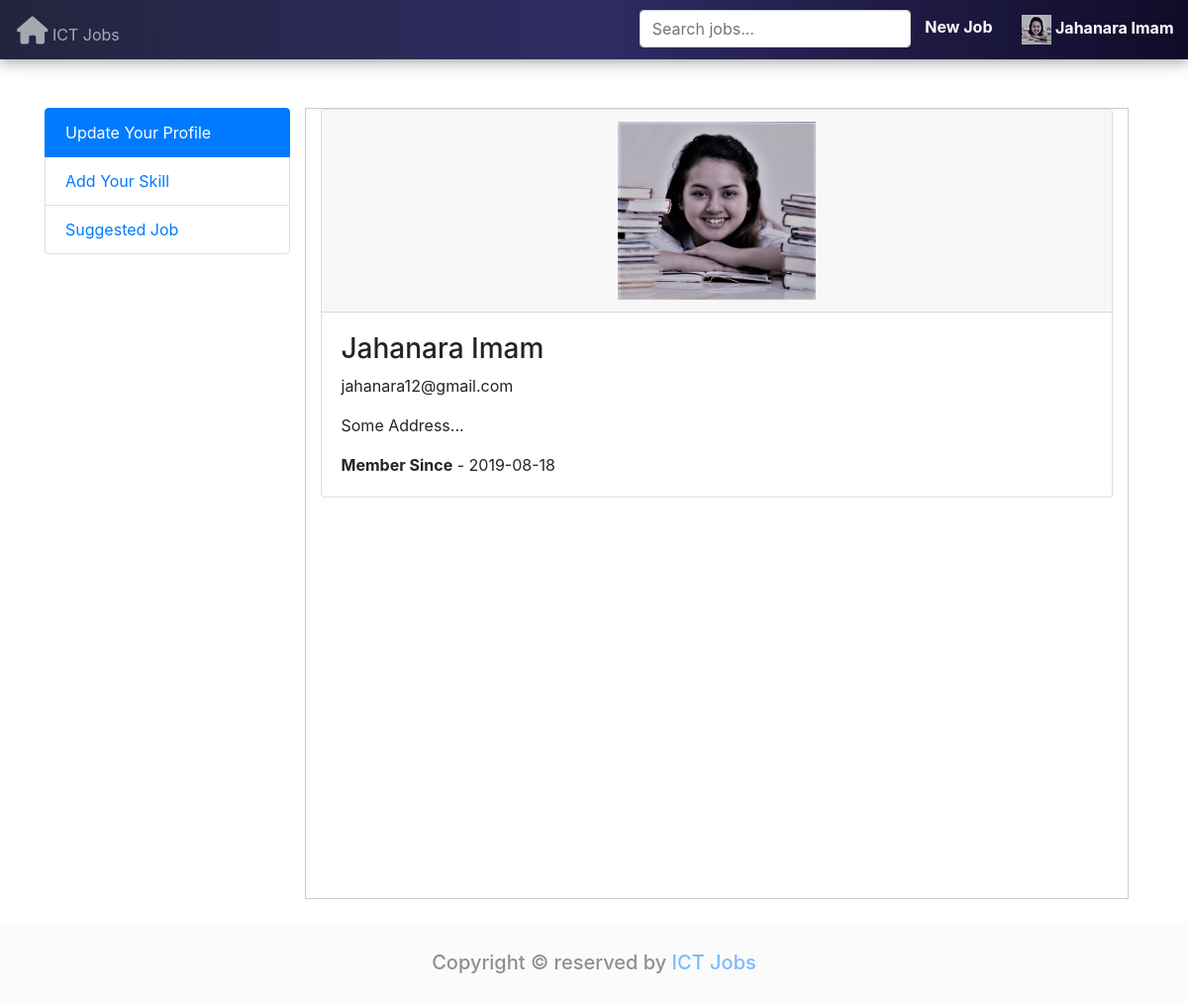
/myjobs/my-profile.php (signed in), run on the app's committed database.
### tables this page shows
CREATE TABLE `job_seekers` (
  `JobSeekerId` int(11) NOT NULL,
  `FirstName` varchar(300) NOT NULL,
  `LastName` varchar(300) NOT NULL,
  `Email` varchar(300) NOT NULL,
  `Address` varchar(300) NOT NULL,
  `Password` varchar(100) NOT NULL,
  `PhoneNo` varchar(300) NOT NULL,
  `ImageUrl` varchar(300) NOT NULL,
  `ActiveStatus` tinyint(1) NOT NULL,
  `CreationDate` date NOT NULL,
  `Gender` varchar(10) NOT NULL,
  `CVPath` varchar(500) NOT NULL
);

### Classes/database.php (called while the page is built, shortened)
<?php
class DB{
    public function __construct()
    {
        $servername = "localhost";
        $username = "root";
        $password = "";
        $dbname = "ict_job_db";
        $this->conn = new mysqli($servername, $username, $password, $dbname);
    }
}

### Classes/user.php (called while the page is built, shortened)
<?php
$dbPath1 = 'Classes/database.php';
if(!file_exists($dbPath1)){
    include_once '../Classes/database.php';
}
class User extends DB{
    public function getUserById($id){
        $query = "SELECT * FROM job_seekers WHERE JobSeekerId = '$id'";
        return $this->executeQuery($query) ? mysqli_fetch_assoc($this->executeQuery($query)): $this-> conn -> error;
    }
    public function executeQuery($query){
        return mysqli_query($this->conn, $query);
    }
}

### myjobs/my-profile.php (the view, shortened to what this page needs)
<?php
include_once './header.php';
?>
<br>
<div class="container margin-top20px">
    <div class="row">
    <div class="col-md-3" style="">
        <ul class="list-group">
            <li class="list-group-item active">Update Your Profile</li>
            <li class="list-group-item"><a href="add-skill.php">Add Your Skill</a></li>
            <li class="list-group-item"><a href="job-suggestion.php">Suggested Job</a></li>
        </ul>
    </div>
    <div class="col-md-9" style="border: 1px solid #ccc; height: 100vh;">
        <div class="card">
            <div class="card-header">
                <img style="width: 200px; height: 180px;" src="<?php echo $jobSeeker['ImageUrl'] ?>" class="img-thumnail img-responsive mx-auto d-block img-fluid"/>
            </div>
            <div class="card-body">
                <div class="card-text">
                    <h3>
                        <?php echo $jobSeeker['FirstName'] . ' ' . $jobSeeker['LastName'] ?>
                    </h3>
                    <p><?php echo $jobSeeker['Email']?></p>
                    <p class="card-text"><?php echo $jobSeeker['Address'] ?></p>
                    <p class="card-text"><b>Member Since</b> - <?php echo $jobSeeker['CreationDate'] ?></p>
                </div>
            </div>
        </div>
    </div>
</div>
</div><br>
<?php include_once './footer.php' ?>

### myjobs/header.php (shortened to what this page needs)
<?php
$seekerId = $_SESSION['JobSeekerId'];
$user = new User();
$jobSeeker = $user->getUserById($seekerId);
?>
<!DOCTYPE HTML>
<html lang="en-US">
<head>
    <link rel="stylesheet" href="../Assets/bootstrap.min.css">
    <link rel="stylesheet" href="../Assets/styles.css">
    <link href="https://maxcdn.bootstrapcdn.com/font-awesome/4.6.3/css/font-awesome.min.css" rel="stylesheet">
</head>
<body>
<div class="wrapper seeker-nav">
    <nav id="seekerNav">
        <div class="nv-left">
            <ul class="menu">
                <li>
                    <a href="./index.php" style="padding: 17px;"><i class="fa fa-home" id="faHome"></i> ICT Jobs</a>
                </li>
            </ul>
        </div>
        <div class="nv-right">
            <ul class="menu">
                <li>
                    <input type="text" id="searcBoxId" class="form-control search-box" placeholder="Search jobs...">
                </li>
                <li>
                    <a href=""><b>New Job</b></a>
                </li>
                <li>
                    <a href="#">
                        <img style="width: 30px; height: 30px;" src="<?php echo $jobSeeker['ImageUrl'] ?>">
                        <span><b>
                            <?php echo $jobSeeker['FirstName'] . ' '.$jobSeeker['LastName']; ?>
                        </b></span></a>
                </li>
            </ul>
        </div>
    </nav>
</div>
<div class="container">
    <div class="row">
        <div class="col-md-12">
        </div>
    </div>
</div>

### myjobs/footer.php
<div class="container-fluid" style="background: #fbfbfb; overflow: hidden;">
        <div class="row" style="width: auto">
            <div class="col-md-12 text-center" style="height: 80px;">
                <h5 style="line-height: 80px; opacity: .5">Copyright &copy; reserved by <a href="./index.php">ICT Jobs</a></h5>
            </div>
        </div>
    </div>

### Assets/styles.css (style rules this page uses)
* { margin: 0; padding: 0; box-sizing: border-box; scroll-behavior: smooth; }
a, a:hover, a:focus { text-decoration: none; transition: .5s; }
.row { width: 100%; }
.margin-top20px { margin-top: 20px; }
ul { list-style-type: none; }
.wrapper { width: 100%; height: auto; background: rgba(255, 255, 255, 0.8); position: sticky; top: 0; z-index: 3; box-shadow: 0 4px 10px 0 rgba(0, 0, 0, 0.2), 0 4px 20px 0 rgba(0, 0, 0, 0.19); }
.wrapper nav { width: 100%; height: 60px; }
.wrapper nav.shrinkNav .nv-left .menu li a, .nv-right .menu li a { color: white; }
.nv-left { float: left !important; }
.nv-right { float: right !important; }
.nv-left .menu li, .nv-right .menu li { float: left; position: relative; }
.nv-left .menu li a, .nv-right .menu li a { display: block; margin: 0; padding: 14.5px; color: white; transition: 0.6s cubic-bezier(0.785, 0.135, 0.15, 0.86); }
#faHome { font-size: 28px; }
.search-box { margin: 10px 0; }
.seeker-nav { height: 59px; }
#seekerNav { border: none; }
#seekerNav { background: linear-gradient(to left, #0f0c29, #302b63,#24243e ); }

### data on the page
job_seekers: ImageUrl (picture), FirstName "Jahanara", LastName "Imam", Email "jahanara12@gmail.com", Address "Some Address...", CreationDate "2019-08-18"
